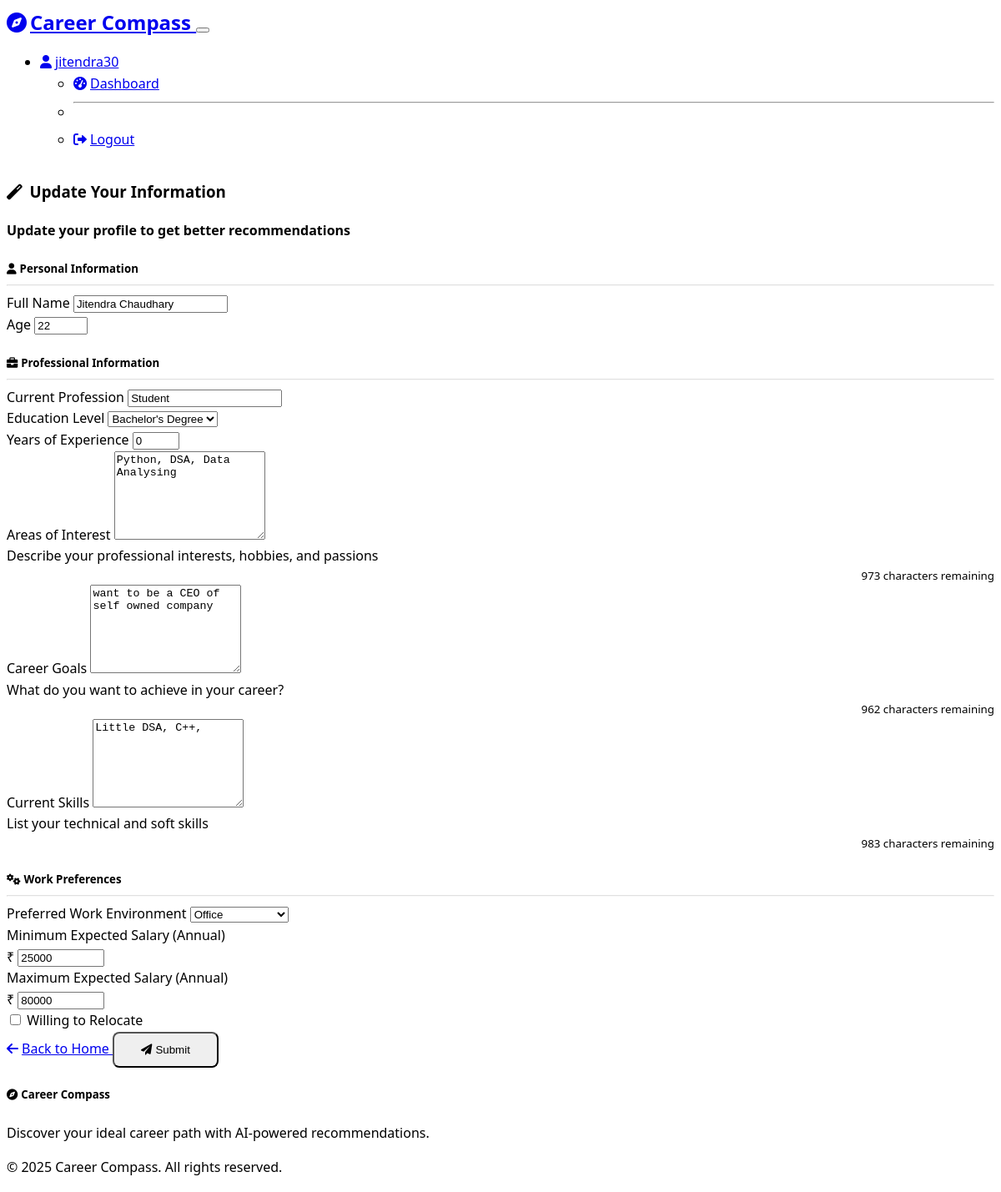
Screenshot of /profile (signed in) with the database file from the repository.
### models.py (models this page shows, shortened)
class User(UserMixin, db.Model):
    __tablename__ = 'users'
    id = db.Column(db.Integer, primary_key=True)
    username = db.Column(db.String(80), unique=True, nullable=False)
    email = db.Column(db.String(120), unique=True, nullable=False)
    password_hash = db.Column(db.String(256), nullable=False)
    created_at = db.Column(db.DateTime, default=datetime.utcnow)
    career_profile = db.relationship('CareerProfile', backref='user', uselist=False, cascade='all, delete-orphan')

class CareerProfile(db.Model):
    __tablename__ = 'career_profiles'
    id = db.Column(db.Integer, primary_key=True)
    user_id = db.Column(db.Integer, db.ForeignKey('users.id'), nullable=False)
    full_name = db.Column(db.String(100), nullable=False)
    age = db.Column(db.Integer, nullable=True)
    current_profession = db.Column(db.String(100), nullable=True)
    area_of_interests = db.Column(db.Text, nullable=True)
    career_goals = db.Column(db.Text, nullable=True)
    current_skills = db.Column(db.Text, nullable=True)
    preferred_work_environment = db.Column(db.String(50), nullable=True)
    expected_salary_min = db.Column(db.Integer, nullable=True)
    expected_salary_max = db.Column(db.Integer, nullable=True)
    education_level = db.Column(db.String(50), nullable=True)
    years_of_experience = db.Column(db.Integer, nullable=True)
    willing_to_relocate = db.Column(db.Boolean, default=False)
    created_at = db.Column(db.DateTime, default=datetime.utcnow)
    updated_at = db.Column(db.DateTime, default=datetime.utcnow, onupdate=datetime.utcnow)

### routes.py (the view, shortened to what this page needs)
@app.route('/profile', methods=['GET', 'POST'])
@login_required
def profile():
    career_profile = CareerProfile.query.filter_by(user_id=current_user.id).first()
    form = CareerProfileForm()
    if career_profile and request.method == 'GET':
        form.full_name.data = career_profile.full_name
        form.age.data = career_profile.age
        form.current_profession.data = career_profile.current_profession
        form.area_of_interests.data = career_profile.area_of_interests
        form.career_goals.data = career_profile.career_goals
        form.current_skills.data = career_profile.current_skills
        form.preferred_work_environment.data = career_profile.preferred_work_environment
        form.expected_salary_min.data = career_profile.expected_salary_min
        form.expected_salary_max.data = career_profile.expected_salary_max
        form.education_level.data = career_profile.education_level
        form.years_of_experience.data = career_profile.years_of_experience
        form.willing_to_relocate.data = career_profile.willing_to_relocate
    return render_template('profile.html', title='Career Profile', form=form, profile=career_profile)

### app.py (called while the page is built)
@login_manager.user_loader
def load_user(user_id):
    from models import User
    return User.query.get(int(user_id))

### templates/profile.html (shortened to what this page needs)
{% extends "base.html" %}
{% block content %}
<div class="container py-5">
    <div class="row justify-content-center">
        <div class="col-lg-8">
            <div class="card shadow">
                <div class="card-header bg-primary text-white">
                    <h3 class="card-title mb-0">
                        <i class="fas fa-magic me-2"></i>
                        {% if profile %}Update Your Information{% else %}Get Career Recommendations{% endif %}
                    </h3>
                    <p class="mb-0 mt-2">
                        {% if profile %}
                            Update your profile to get better recommendations
                        {% else %}
                            Tell us about yourself to get personalized career suggestions
                        {% endif %}
                    </p>
                </div>
                <div class="card-body p-4">
                    <form method="POST" novalidate>
                        <div class="section-header mb-4">
                            <h5 class="text-primary">
                                <i class="fas fa-user me-2"></i>Personal Information
                            </h5>
                            <hr class="mt-2">
                        </div>
                        <div class="row">
                            <div class="col-md-8">
                                <div class="mb-3">
                                    {{ form.full_name.label(class="form-label") }}
                                    {{ form.full_name(class="form-control" + (" is-invalid" if form.full_name.errors else ""), placeholder="Enter your full name") }}
                                </div>
                            </div>
                            <div class="col-md-4">
                                <div class="mb-3">
                                    {{ form.age.label(class="form-label") }}
                                    {{ form.age(class="form-control" + (" is-invalid" if form.age.errors else ""), placeholder="Age") }}
                                </div>
                            </div>
                        </div>
                        <div class="section-header mb-4 mt-4">
                            <h5 class="text-primary">
                                <i class="fas fa-briefcase me-2"></i>Professional Information
                            </h5>
                            <hr class="mt-2">
                        </div>
                        <div class="mb-3">
                            {{ form.current_profession.label(class="form-label") }}
                            {{ form.current_profession(class="form-control" + (" is-invalid" if form.current_profession.errors else ""), placeholder="e.g., Software Developer, Marketing Manager") }}
                        </div>
                        <div class="row">
                            <div class="col-md-6">
                                <div class="mb-3">
                                    {{ form.education_level.label(class="form-label") }}
                                    {{ form.education_level(class="form-select" + (" is-invalid" if form.education_level.errors else "")) }}
                                </div>
                            </div>
                            <div class="col-md-6">
                                <div class="mb-3">
                                    {{ form.years_of_experience.label(class="form-label") }}
                                    {{ form.years_of_experience(class="form-control" + (" is-invalid" if form.years_of_experience.errors else ""), placeholder="Years") }}
                                </div>
                            </div>
                        </div>
                        <div class="mb-3">
                            {{ form.area_of_interests.label(class="form-label") }}
                            {{ form.area_of_interests(class="form-control" + (" is-invalid" if form.area_of_interests.errors else ""), rows="3", placeholder="Describe your professional interests, hobbies, and what excites you...") }}
                            <div class="form-text">{{ form.area_of_interests.description }}</div>
                        </div>
                        <div class="mb-3">
                            {{ form.career_goals.label(class="form-label") }}
                            {{ form.career_goals(class="form-control" + (" is-invalid" if form.career_goals.errors else ""), rows="3", placeholder="What do you want to achieve in your career? Short-term and long-term goals...") }}
                            <div class="form-text">{{ form.career_goals.description }}</div>
                        </div>
                        <div class="mb-3">
                            {{ form.current_skills.label(class="form-label") }}
                            {{ form.current_skills(class="form-control" + (" is-invalid" if form.current_skills.errors else ""), rows="3", placeholder="List your technical skills, programming languages, tools, soft skills...") }}
                            <div class="form-text">{{ form.current_skills.description }}</div>
                        </div>
                        <div class="section-header mb-4 mt-4">
                            <h5 class="text-primary">
                                <i class="fas fa-cogs me-2"></i>Work Preferences
                            </h5>
                            <hr class="mt-2">
                        </div>
                        <div class="mb-3">
                            {{ form.preferred_work_environment.label(class="form-label") }}
                            {{ form.preferred_work_environment(class="form-select" + (" is-invalid" if form.preferred_work_environment.errors else "")) }}
                        </div>
                        <div class="row">
                            <div class="col-md-6">
                                <div class="mb-3">
                                    {{ form.expected_salary_min.label(class="form-label") }}
                                    <div class="input-group">
                                        <span class="input-group-text">₹</span>
                                        {{ form.expected_salary_min(class="form-control" + (" is-invalid" if form.expected_salary_min.errors else ""), placeholder="40000") }}
                                    </div>
                                </div>
                            </div>
                            <div class="col-md-6">
                                <div class="mb-3">
                                    {{ form.expected_salary_max.label(class="form-label") }}
                                    <div class="input-group">
                                        <span class="input-group-text">₹</span>
                                        {{ form.expected_salary_max(class="form-control" + (" is-invalid" if form.expected_salary_max.errors else ""), placeholder="80000") }}
                                    </div>
                                </div>
                            </div>
                        </div>
                        <div class="mb-4">
                            <div class="form-check">
                                {{ form.willing_to_relocate(class="form-check-input") }}
                                {{ form.willing_to_relocate.label(class="form-check-label") }}
                            </div>
                        </div>
                        <div class="d-grid gap-2 d-md-flex justify-content-md-end">
                            <a href="{{ url_for('index') }}" class="btn btn-secondary me-md-2">
                                <i class="fas fa-arrow-left me-2"></i>Back to Home
                            </a>
                            <button type="submit" class="btn btn-success btn-lg">
                                <i class="fas fa-paper-plane me-2"></i>Submit
                            </button>
                        </div>
                    </form>
                </div>
            </div>
        </div>
    </div>
</div>
{% endblock %}

### templates/base.html (shortened to what this page needs)
<!DOCTYPE html>
<html lang="en" data-bs-theme="dark">
<head>
    <link href="https://cdn.replit.com/agent/bootstrap-agent-dark-theme.min.css" rel="stylesheet">
    <link rel="stylesheet" href="https://cdnjs.cloudflare.com/ajax/libs/font-awesome/6.0.0/css/all.min.css">
    <link rel="stylesheet" href="{{ url_for('static', filename='css/style.css') }}">
</head>
<body>
    <nav class="navbar navbar-expand-lg navbar-dark bg-dark">
        <div class="container">
            <a class="navbar-brand" href="{{ url_for('index') }}">
                <i class="fas fa-compass me-2"></i>Career Compass
            </a>
            <button class="navbar-toggler" type="button" data-bs-toggle="collapse" data-bs-target="#navbarNav" aria-controls="navbarNav" aria-expanded="false" aria-label="Toggle navigation">
            </button>
            <div class="collapse navbar-collapse" id="navbarNav">
                <ul class="navbar-nav ms-auto">
                    {% if current_user.is_authenticated %}
                        <li class="nav-item dropdown">
                            <a class="nav-link dropdown-toggle" href="#" id="navbarDropdown" role="button" data-bs-toggle="dropdown" aria-expanded="false">
                                <i class="fas fa-user me-1"></i>{{ current_user.username }}
                            </a>
                            <ul class="dropdown-menu">
                                <li><a class="dropdown-item" href="{{ url_for('dashboard') }}"><i class="fas fa-tachometer-alt me-2"></i>Dashboard</a></li>
                                <li><hr class="dropdown-divider"></li>
                                <li><a class="dropdown-item" href="{{ url_for('logout') }}"><i class="fas fa-sign-out-alt me-2"></i>Logout</a></li>
                            </ul>
                        </li>
                    {% endif %}
                </ul>
            </div>
        </div>
    </nav>
    <main>
        {% block content %}{% endblock %}
    </main>
    <footer class="bg-dark text-light mt-5 py-4">
        <div class="container">
            <div class="row">
                <div class="col-md-6">
                    <h5><i class="fas fa-compass me-2"></i>Career Compass</h5>
                    <p class="mb-0">Discover your ideal career path with AI-powered recommendations.</p>
                </div>
                <div class="col-md-6 text-md-end">
                    <p class="mb-0">&copy; 2025 Career Compass. All rights reserved.</p>
                </div>
            </div>
        </div>
    </footer>
</body>
</html>

### static/css/style.css (style rules this page uses)
:root { --primary-color: #0d6efd; --secondary-color: #6c757d; --success-color: #198754; --info-color: #0dcaf0; --warning-color: #ffc107; --danger-color: #dc3545; --light-color: #f8f9fa; --dark-color: #212529; }
body { font-family: 'Segoe UI', Tahoma, Geneva, Verdana, sans-serif; line-height: 1.6; }
.navbar-brand { font-weight: bold; font-size: 1.5rem; }
.section-header h5 { font-weight: 600; margin-bottom: 0.5rem; }
.section-header hr { border-color: var(--bs-primary); opacity: 0.3; }
.card { border: none; border-radius: 10px; overflow: hidden; }
.card-header { border-bottom: none; font-weight: 600; }
.btn { border-radius: 8px; font-weight: 500; transition: all 0.3s ease-in-out; }
.btn-lg { padding: 0.75rem 2rem; }
footer { margin-top: auto; }
textarea.form-control { resize: vertical; min-height: 100px; }
.fa, .fas, .far, .fab { margin-right: 0.25rem; }

### rows the page displays
User: username "jitendra30"
CareerProfile: full_name "Jitendra Chaudhary", age "22", current_profession "Student", education_level "Bachelor's Degree", years_of_experience "0", area_of_interests "Python, DSA, Data Analysing", career_goals "want to be a CEO of self owned company", current_skills "Little DSA, C++,", preferred_work_environment "Office", expected_salary_min "25000", expected_salary_max "80000"
